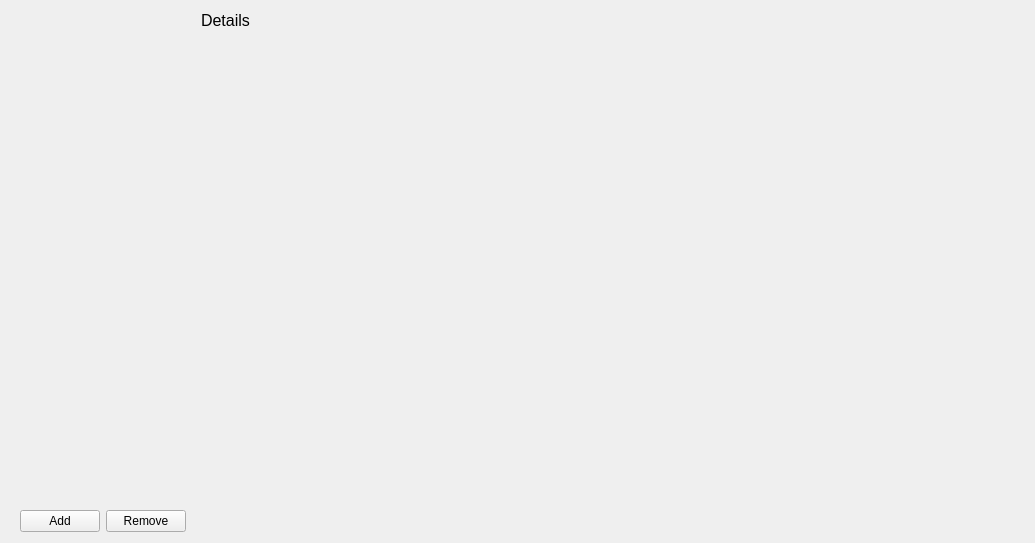
<?xml version="1.0" encoding="UTF-8"?>
<ui version="4.0">
 <class>asset_manager</class>
 <widget class="QWidget" name="asset_manager">
  <property name="geometry">
   <rect>
    <x>0</x>
    <y>0</y>
    <width>1035</width>
    <height>543</height>
   </rect>
  </property>
  <property name="windowTitle">
   <string>Form</string>
  </property>
  <layout class="QHBoxLayout" name="horizontalLayout">
   <item>
    <layout class="QVBoxLayout" name="verticalLayout">
     <item>
      <widget class="AssetListView" name="asset_list" native="true">
       <property name="sizePolicy">
        <sizepolicy hsizetype="Preferred" vsizetype="Expanding">
         <horstretch>0</horstretch>
         <verstretch>0</verstretch>
        </sizepolicy>
       </property>
      </widget>
     </item>
     <item>
      <layout class="QHBoxLayout" name="horizontalLayout_2">
       <property name="leftMargin">
        <number>9</number>
       </property>
       <property name="topMargin">
        <number>0</number>
       </property>
       <property name="rightMargin">
        <number>9</number>
       </property>
       <property name="bottomMargin">
        <number>0</number>
       </property>
       <item>
        <widget class="QPushButton" name="add_asset_button">
         <property name="text">
          <string>Add</string>
         </property>
        </widget>
       </item>
       <item>
        <widget class="QPushButton" name="remove_asset_button">
         <property name="text">
          <string>Remove</string>
         </property>
        </widget>
       </item>
      </layout>
     </item>
    </layout>
   </item>
   <item>
    <layout class="QVBoxLayout" name="verticalLayout_2">
     <property name="leftMargin">
      <number>0</number>
     </property>
     <item>
      <widget class="QLabel" name="asset_details_label">
       <property name="sizePolicy">
        <sizepolicy hsizetype="Preferred" vsizetype="Fixed">
         <horstretch>0</horstretch>
         <verstretch>0</verstretch>
        </sizepolicy>
       </property>
       <property name="font">
        <font>
         <pointsize>12</pointsize>
        </font>
       </property>
       <property name="text">
        <string>Details</string>
       </property>
      </widget>
     </item>
     <item>
      <widget class="AssetDetailsView" name="asset_details" native="true">
       <property name="sizePolicy">
        <sizepolicy hsizetype="MinimumExpanding" vsizetype="Fixed">
         <horstretch>0</horstretch>
         <verstretch>0</verstretch>
        </sizepolicy>
       </property>
       <property name="minimumSize">
        <size>
         <width>0</width>
         <height>90</height>
        </size>
       </property>
      </widget>
     </item>
     <item>
      <widget class="PipelineViewerView" name="pipeline_viewer" native="true"/>
     </item>
    </layout>
   </item>
  </layout>
 </widget>
 <customwidgets>
  <customwidget>
   <class>PipelineViewerView</class>
   <extends>QWidget</extends>
   <header>PipelineViewerView.pipelineViewerView</header>
   <container>1</container>
  </customwidget>
  <customwidget>
   <class>AssetDetailsView</class>
   <extends>QWidget</extends>
   <header>AssetDetailsView.assetDetailsView</header>
   <container>1</container>
  </customwidget>
  <customwidget>
   <class>AssetListView</class>
   <extends>QWidget</extends>
   <header>AssetListView.assetListView</header>
   <container>1</container>
  </customwidget>
 </customwidgets>
 <resources/>
 <connections/>
</ui>
